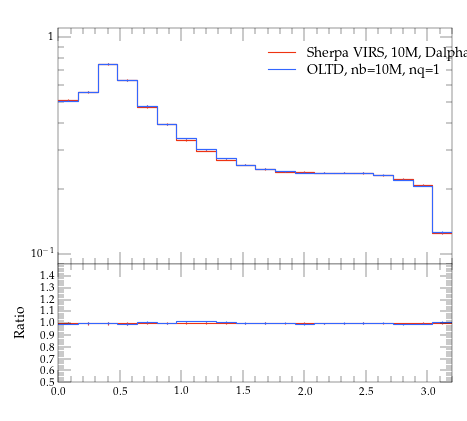

Source code (Python):
#! /usr/bin/env python

# This Python script was auto-generated using YODA v2.0.0.
# Analysis object: /evtb/cutEg_jbjg_dphi
# Timestamp: 16-04-2024 (10:05:22)

import matplotlib as mpl
import matplotlib.pyplot as plt
mpl.use('Agg') # comment out for interactive use
import os
import numpy as np

plotDir = os.path.split(os.path.realpath(__file__))[0]
if 'YODA_USER_PLOT_PATH' in globals():
    plot_outdir = globals()['YODA_USER_PLOT_PATH']
else:
    plot_outdir = plotDir

#plot style
plt.style.use(os.path.join(plotDir, '../default.mplstyle'))
# plot metadata
figW, figH = plt.rcParams['figure.figsize']
ax_xLabel = r''
ax_yLabel = r''
ax_title  = r''
ax_xScale = 'linear'
ax_yScale = 'log'
xLims = (0.0, 3.2)
yLims = (0.09000000000000001, 1.1)

# TeX-friendly labels for the legend
labels = [ r"Sherpa VIRS, 10M, Dalpha=0.01", r"OLTD, nb=10M, nq=1" ]

# Create figure and axis objects
fig, (ax, ratio0_ax) = plt.subplots(2, 1, sharex=True,
                  figsize=(figW,figH), gridspec_kw={'height_ratios': (2, 1)})
ratio0_ax.yaxis.set_major_locator(mpl.ticker.MultipleLocator(0.1))
ratio0_ax.set_ylim(0.5, 1.4999)
ratio0_ax.set_ylabel('Ratio')

# LineColor map: curve index -> color
linecolors = {0: '#EE3311', 1: '#3366FF'}
# the numerical data is stored in a separate file
dataf = dict()
prefix = os.path.split(__file__)[0]
if prefix:    prefix = prefix + '/'
exec(open(prefix+'cutEg_jbjg_dphi__data.py').read(), dataf)


legend_handles = [] # keep track of handles for the legend

# style options for curves
# starts at zorder>=5 to draw curve on top of legend
styles = {
  'curve0': {
    'color' : linecolors[0],
    'linestyle' : '-',
    'marker' : 'o',
    'zorder' : 5,
    'histstyle' : True,
  },
  'curve1': {
    'color' : linecolors[1],
    'linestyle' : '-',
    'marker' : 'o',
    'zorder' : 6,
    'histstyle' : True,
  },
}
# curve from input yoda files in main panel
for label in dataf['yvals'].keys():
    if all(np.isnan(v) for v in dataf['yvals'][label]):
        continue
    tmp = None
    if styles[label]['histstyle']: # draw as histogram
        tmp, = ax.plot(dataf['xedges'], dataf['yedges'][label],
                       color=styles[label]['color'],
                       linestyle=styles[label]['linestyle'],
                       drawstyle='steps-pre', solid_joinstyle='miter',
                       zorder=styles[label]['zorder'], label=label)
        ax.errorbar(dataf['xpoints'], dataf['yvals'][label], color=styles[label]['color'],
                    xerr=dataf['xerrs'], yerr=[dataf['ydowns'][label], dataf['yups'][label]],
                    linestyle='none', zorder=styles[label]['zorder'])
    else: # draw as scatter
        tmp = ax.errorbar(dataf['xpoints'], dataf['yvals'][label],
                          xerr=dataf['xerrs'],
                          yerr=[ dataf['ydowns'][label],
                          dataf['yups'][label] ],
                          fmt=styles[label]['marker'],
                          ecolor=styles[label]['color'],
                          color=styles[label]['color'], zorder=2)
        tmp[-1][0].set_linestyle(styles[label]['linestyle'])
    legend_handles += [tmp]
    for varLabel in dataf['variation_yvals'].keys():
        if varLabel.startswith(label):
            tmp, = ax.plot(dataf['xedges'], dataf['variation_yvals'][varLabel],
                           color=styles[label]['color'],
                           linestyle=styles[label]['linestyle'],
                           drawstyle='steps-pre', solid_joinstyle='miter',
                           zorder=styles[label]['zorder'], alpha=0.5)


# plots on ratio panel
# curve from input yoda files in ratio panel
for label, yvals in dataf['ratio0_yvals'].items():
    if all(np.isnan(v) for v in yvals):
        continue
    if styles[label]['histstyle']: # plot as histogram
        ratio0_ax.plot(dataf['xedges'], yvals,
                       color=styles[label]['color'],
                       linestyle=styles[label]['linestyle'],
                       drawstyle='steps-pre', zorder=1,
                       solid_joinstyle='miter')
        ratio0_ax.vlines(dataf['xpoints'],
                         dataf['ratio0_ymin'][label],
                         dataf['ratio0_ymax'][label],
                         color=styles[label]['color'], zorder=1)
    else: # plot as scatter
        tmp = ratio0_ax.errorbar(dataf['xpoints'],
                                 yvals, xerr=dataf['xerrs'],
                                 yerr=dataf['ratio0_yerrs'][label],
                                 fmt=styles[label]['marker'],
                                 ecolor=styles[label]['color'],
                                 color=styles[label]['color'])
        tmp[-1][0].set_linestyle(styles[label]['linestyle'])

    for varlabel in dataf['ratio0_variation_vals'].keys():
        if varlabel.startswith(label):
            ratio0_ax.plot(dataf['xedges'],
                            dataf['ratio0_variation_vals'][varlabel],
                            color=styles[label]['color'],
                            linestyle=styles[label]['linestyle'],
                            drawstyle='steps-pre', solid_joinstyle='miter',
                            zorder=1, alpha=0.5)

legend_pos = (0.5, 0.97)
ax.legend(legend_handles, labels, loc='upper left', bbox_to_anchor=legend_pos)

# set plot metadata as defined above
ratio0_ax.set_xlabel(ax_xLabel)
ratio0_ax.xaxis.set_label_coords(1., -.15)
ax.set_ylabel(ax_yLabel, loc='top')
ax.set_title(ax_title, loc='left')
ax.set_xscale(ax_xScale)
ax.set_yscale(ax_yScale)
ax.set_xlim(xLims)
ax.set_ylim(yLims)

# tick formatting
plt.rcParams['xtick.top'] = True
plt.rcParams['ytick.right'] = True
ax.yaxis.set_major_locator(mpl.ticker.LogLocator(base=10.0, numticks=np.inf))
ax.yaxis.set_minor_locator(mpl.ticker.LogLocator(
                           base=10.0, subs=np.arange(0.1, 1, 0.1), numticks=np.inf))
fig.align_ylabels((ax, ratio0_ax))
plt.savefig(os.path.join(plot_outdir, 'cutEg_jbjg_dphi.pdf'), format='PDF')
plt.savefig(os.path.join(plot_outdir, 'cutEg_jbjg_dphi.png'), format='PNG')

plt.close(fig)
